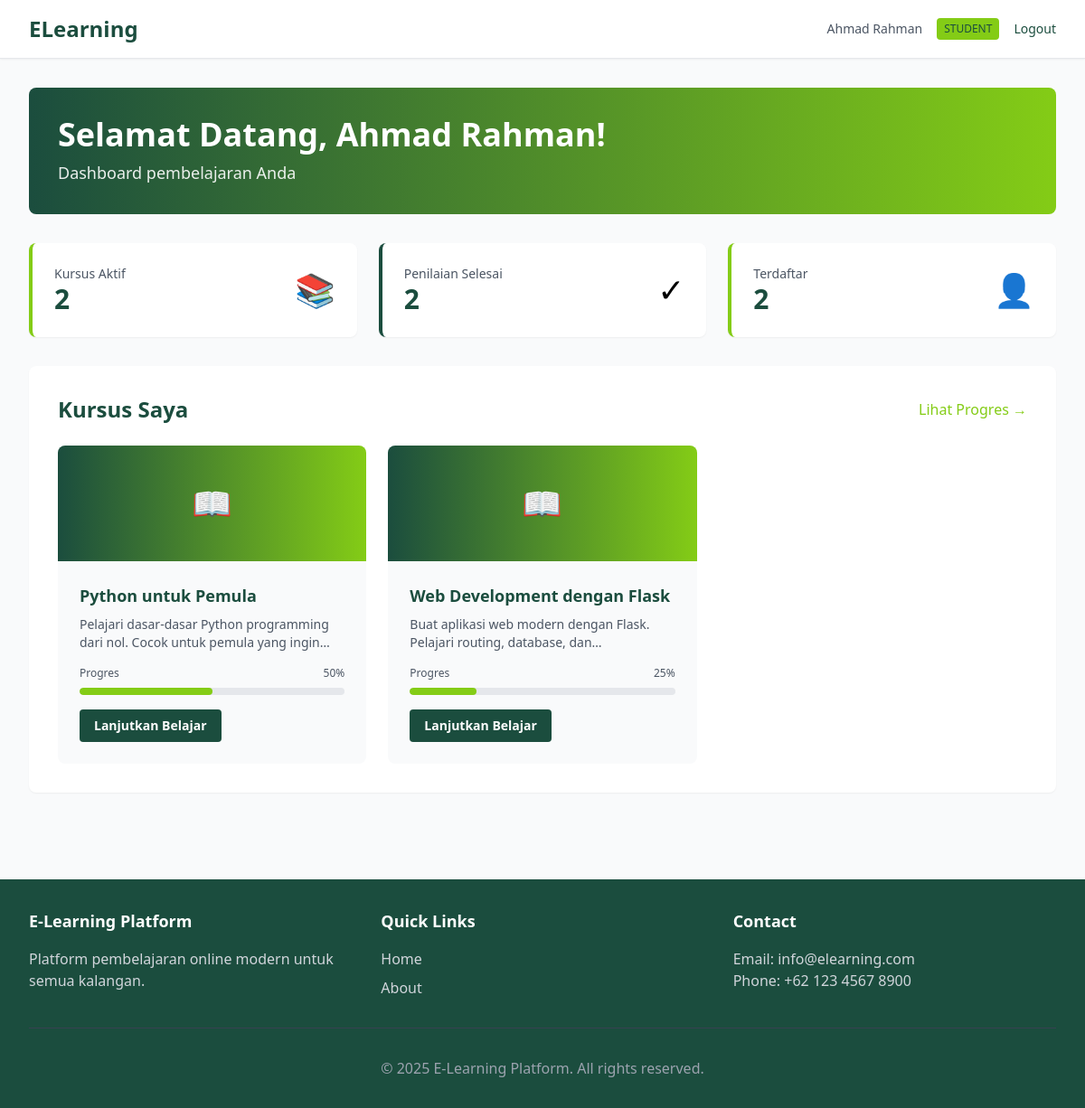
The app's page /student/dashboard (signed in) with its own data.
### app/models/user.py (models this page shows, shortened)
class User(UserMixin, db.Model):
    __tablename__ = 'users'
    id = db.Column(db.Integer, primary_key=True)
    username = db.Column(db.String(80), unique=True, nullable=False, index=True)
    email = db.Column(db.String(120), unique=True, nullable=False, index=True)
    password_hash = db.Column(db.String(255), nullable=False)
    full_name = db.Column(db.String(120), nullable=False)
    role = db.Column(db.String(20), default='student', nullable=False)
    bio = db.Column(db.Text)
    avatar_url = db.Column(db.String(255))
    is_active = db.Column(db.Boolean, default=True)
    created_at = db.Column(db.DateTime, server_default=db.func.now())
    updated_at = db.Column(db.DateTime, onupdate=db.func.now())
    enrollments = db.relationship('Enrollment', backref='user', lazy=True, cascade='all, delete-orphan')
    results = db.relationship('Result', backref='user', lazy=True, cascade='all, delete-orphan')
    courses_taught = db.relationship('Course', backref='instructor', lazy=True, foreign_keys='Course.instructor_id')
    def is_student(self):
        return self.role == 'student'

### app/models/course.py (models this page shows, shortened)
class Enrollment(db.Model):
    __tablename__ = 'enrollments'
    id = db.Column(db.Integer, primary_key=True)
    user_id = db.Column(db.Integer, db.ForeignKey('users.id'), nullable=False)
    course_id = db.Column(db.Integer, db.ForeignKey('courses.id'), nullable=False)
    enrolled_at = db.Column(db.DateTime, default=datetime.utcnow)
    completed_at = db.Column(db.DateTime)
    progress_percentage = db.Column(db.Float, default=0.0)
    status = db.Column(db.String(20), default='active')  # active, completed, dropped
    __table_args__ = (db.UniqueConstraint('user_id', 'course_id', name='uq_user_course'),)

class Course(db.Model):
    __tablename__ = 'courses'
    id = db.Column(db.Integer, primary_key=True)
    title = db.Column(db.String(200), nullable=False)
    description = db.Column(db.Text)
    instructor_id = db.Column(db.Integer, db.ForeignKey('users.id'), nullable=False)
    status = db.Column(db.String(20), default='draft', nullable=False)  # draft, published, archived
    image_url = db.Column(db.String(255))
    category = db.Column(db.String(100))
    duration_weeks = db.Column(db.Integer)
    level = db.Column(db.String(50), default='beginner')  # beginner, intermediate, advanced
    created_at = db.Column(db.DateTime, default=datetime.utcnow)
    updated_at = db.Column(db.DateTime, onupdate=datetime.utcnow)
    modules = db.relationship('Module', backref='course', lazy=True, cascade='all, delete-orphan')
    assessments = db.relationship('Assessment', backref='course', lazy=True, cascade='all, delete-orphan')
    enrollments = db.relationship('Enrollment', backref='course', lazy=True, cascade='all, delete-orphan')

### app/routes/student.py (the view)
@student_bp.route('/dashboard')
@login_required
@student_required
def dashboard():
    enrollments = Enrollment.query.filter_by(user_id=current_user.id, status='active').all()
    courses_with_progress = []
    for e in enrollments:
        course = e.course
        progress = e.progress_percentage if e.progress_percentage is not None else 0.0
        courses_with_progress.append({'course': course, 'progress': progress})
    total_courses = len(courses_with_progress)
    completed_assessments = Result.query.filter_by(user_id=current_user.id, status='graded').count()
    stats = {
        'total_courses': total_courses,
        'completed_assessments': completed_assessments,
        'active_enrollments': total_courses
    }
    return render_template('student/dashboard.html', courses=courses_with_progress, stats=stats)

### app/models/user.py (called while the page is built)
@login_manager.user_loader
def load_user(user_id):
    return User.query.get(int(user_id))

### app/routes/student.py (called while the page is built)
def student_required(f):
    @wraps(f)
    def decorated_function(*args, **kwargs):
        if not current_user.is_authenticated or not current_user.is_student():
            flash('Akses ditolak. Anda harus login sebagai siswa.', 'danger')
            return redirect(url_for('auth.login'))
        return f(*args, **kwargs)
    return decorated_function

### app/templates/student/dashboard.html (shortened to what this page needs)
{% extends "base.html" %}
{% block content %}
<div class="space-y-8">
    <div class="bg-gradient-to-r from-dark-green to-lime rounded-lg p-8 text-white">
        <h1 class="text-4xl font-bold mb-2">Selamat Datang, {{ current_user.full_name }}!</h1>
        <p class="text-lg opacity-90">Dashboard pembelajaran Anda</p>
    </div>
    <div class="grid grid-cols-1 md:grid-cols-3 gap-6">
        <div class="bg-white rounded-lg shadow-sm p-6 border-l-4 border-lime">
            <div class="flex items-center justify-between">
                <div>
                    <p class="text-gray-600 text-sm">Kursus Aktif</p>
                    <p class="text-3xl font-bold text-dark-green">{{ stats.total_courses }}</p>
                </div>
                <div class="text-4xl">📚</div>
            </div>
        </div>
        <div class="bg-white rounded-lg shadow-sm p-6 border-l-4 border-dark-green">
            <div class="flex items-center justify-between">
                <div>
                    <p class="text-gray-600 text-sm">Penilaian Selesai</p>
                    <p class="text-3xl font-bold text-dark-green">{{ stats.completed_assessments }}</p>
                </div>
                <div class="text-4xl">✓</div>
            </div>
        </div>
        <div class="bg-white rounded-lg shadow-sm p-6 border-l-4 border-lime">
            <div class="flex items-center justify-between">
                <div>
                    <p class="text-gray-600 text-sm">Terdaftar</p>
                    <p class="text-3xl font-bold text-dark-green">{{ stats.active_enrollments }}</p>
                </div>
                <div class="text-4xl">👤</div>
            </div>
        </div>
    </div>
    <div class="bg-white rounded-lg shadow-sm p-8">
        <div class="flex justify-between items-center mb-6">
            <h2 class="text-2xl font-bold text-dark-green">Kursus Saya</h2>
            <a href="{{ url_for('student.progress') }}" class="text-lime hover:text-dark-green transition">Lihat Progres →</a>
        </div>
        {% if courses %}
            <div class="grid grid-cols-1 md:grid-cols-2 lg:grid-cols-3 gap-6">
                {% for item in courses %}
                    {% set course = item.course %}
                    {% set progress = item.progress %}
                    <div class="bg-light-gray rounded-lg overflow-hidden hover:shadow-lg transition">
                        <div class="bg-gradient-to-r from-dark-green to-lime h-32 flex items-center justify-center">
                            <span class="text-4xl">📖</span>
                        </div>
                        <div class="p-6">
                            <h3 class="text-lg font-semibold text-dark-green mb-2">{{ course.title }}</h3>
                            <p class="text-gray-600 text-sm mb-4 line-clamp-2">{{ course.description }}</p>
                            <div class="mb-4">
                                <div class="flex justify-between text-xs text-gray-600 mb-2">
                                        <span>Progres</span>
                                        <span>{{ "%.0f"|format(progress) }}%</span>
                                    </div>
                                        <div class="w-full bg-border-gray rounded-full h-2 overflow-hidden">
                                        <div class="bg-lime h-2 rounded-full" style="width: {{ '%.1f'|format(progress) }}%;"></div>
                                    </div>
                            </div>
                            <a href="{{ url_for('student.course', course_id=course.id) }}"
                               class="inline-block bg-dark-green text-white px-4 py-2 rounded hover:bg-lime hover:text-dark-green transition text-sm font-semibold">
                                Lanjutkan Belajar
                            </a>
                        </div>
                    </div>
                {% endfor %}
            </div>
        {% else %}
            <div class="text-center py-12">
                <p class="text-gray-600 text-lg mb-4">Anda belum terdaftar di kursus apapun</p>
                <a href="/" class="text-lime hover:text-dark-green transition font-semibold">Jelajahi Kursus →</a>
            </div>
        {% endif %}
    </div>
</div>
{% endblock %}

### app/templates/base.html (shortened to what this page needs)
<!DOCTYPE html>
<html lang="id">
<head>
    <script src="https://cdn.tailwindcss.com"></script>
</head>
<body class="bg-light-gray">
    <nav class="bg-white shadow-sm border-b border-border-gray sticky top-0 z-50">
        <div class="max-w-7xl mx-auto px-4 sm:px-6 lg:px-8">
            <div class="flex justify-between items-center h-16">
                <div class="flex items-center">
                    <a href="/" class="text-2xl font-bold text-dark-green">ELearning</a>
                </div>
                <div class="flex items-center gap-4">
                    {% if current_user.is_authenticated %}
                        <span class="text-sm text-gray-600">{{ current_user.full_name }}</span>
                        <span class="text-xs bg-lime text-dark-green px-2 py-1 rounded">{{ current_user.role.upper() }}</span>
                        <a href="{{ url_for('auth.logout') }}" class="text-sm text-dark-green hover:text-lime transition">Logout</a>
                    {% else %}
                        <a href="{{ url_for('auth.login') }}" class="text-sm text-dark-green hover:text-lime transition">Login</a>
                        <a href="{{ url_for('auth.register') }}" class="text-sm bg-dark-green text-white px-4 py-2 rounded hover:bg-lime hover:text-dark-green transition">Register</a>
                    {% endif %}
                </div>
            </div>
        </div>
    </nav>
    <main class="max-w-7xl mx-auto px-4 sm:px-6 lg:px-8 py-8">
        {% block content %}{% endblock %}
    </main>
    <footer class="bg-dark-green text-white mt-16 py-8">
        <div class="max-w-7xl mx-auto px-4 sm:px-6 lg:px-8">
            <div class="grid grid-cols-1 md:grid-cols-3 gap-8">
                <div>
                    <h3 class="text-lg font-semibold mb-4">E-Learning Platform</h3>
                    <p class="text-gray-300">Platform pembelajaran online modern untuk semua kalangan.</p>
                </div>
                <div>
                    <h4 class="text-lg font-semibold mb-4">Quick Links</h4>
                    <ul class="space-y-2 text-gray-300">
                        <li><a href="/" class="hover:text-lime transition">Home</a></li>
                        <li><a href="/about" class="hover:text-lime transition">About</a></li>
                    </ul>
                </div>
                <div>
                    <h4 class="text-lg font-semibold mb-4">Contact</h4>
                    <p class="text-gray-300">Email: info@elearning.com</p>
                    <p class="text-gray-300">Phone: +62 123 4567 8900</p>
                </div>
            </div>
            <div class="border-t border-gray-700 mt-8 pt-8 text-center text-gray-400">
                <p>&copy; 2025 E-Learning Platform. All rights reserved.</p>
            </div>
        </div>
    </footer>
</body>
</html>

### records on screen
User: full_name "Ahmad Rahman", role "STUDENT"
Enrollment: progress_percentage "50"
Course: title "Python untuk Pemula", description "Pelajari dasar-dasar Python programming dari nol. Cocok untuk pemula yang…"
Enrollment: progress_percentage "25"
Course: title "Web Development dengan Flask", description "Buat aplikasi web modern dengan Flask. Pelajari routing, database,…"

### other values on screen
{{ stats.total_courses }} "2"
{{ stats.completed_assessments }} "2"
{{ stats.active_enrollments }} "2"
